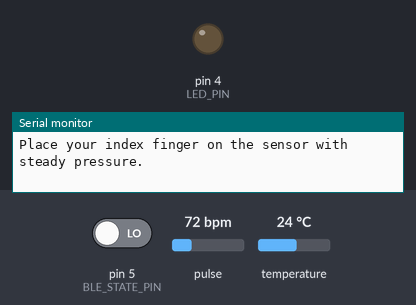
Simulated run of this sketch. Board: Arduino Uno, built with avr-gcc and run on an emulated ATmega328P. Parts: output pins drawn as LEDs (lit = HIGH), the last lines printed to the serial monitor. The test bench sets the inputs (shaded band); at power-on: pin 5 (BLE_STATE_PIN) LOW, pulse 72 bpm, temperature 24 °C.

Above: at 1.2 s.
1.3 s: pin 5 (BLE_STATE_PIN) driven HIGH
At 2.8 s:
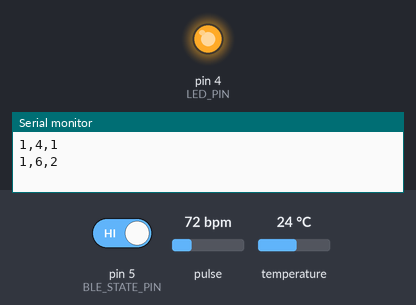
3.1 s: pin 5 (BLE_STATE_PIN) driven LOW
At 4.4 s:
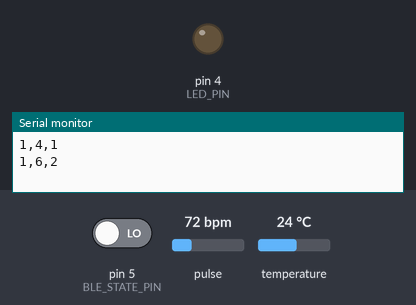
Timing chart, 0 to 6.1 s (numbered marks = the images above; inputs shaded):
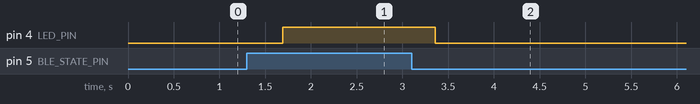

The sketch:

Main.ino
```cpp
#include "BleDevice.h"
#include "PulseData.h"
#include "PulseDevice.h"
BleDevice ble;
PulseDevice pulseDevice;

void setup()
{
  Serial.begin(9600);
  ble.begin();
  pulseDevice.begin();
}

void loop()
{
  pulseDevice.update();
  if(pulseDevice.isReady()){
    ble.sendData(pulseDevice.getData().serialized());
  }
}
```

BleDevice.cpp
```cpp
#include "BleDevice.h"
BleDevice::BleDevice(){
  blePort = new SoftwareSerial(8,9);
}
void BleDevice::begin(){
    pinMode(BLE_STATE_PIN, INPUT);
    pinMode(LED_PIN, OUTPUT);
    blePort->begin(9600);
}
void BleDevice::sendData(String data){
    if(digitalRead(BLE_STATE_PIN)){
      blePort->print(data);
      Serial.println(data);
      digitalWrite(LED_PIN, 1);
    }else{
      digitalWrite(LED_PIN, 0);
    }
}
```

BleDevice.h
```cpp
#ifndef BleDevice_h
#define BleDevice_h

#include <Arduino.h>
#include <SoftwareSerial.h>
#include <stdio.h>
#define BLE_STATE_PIN 5
#define LED_PIN 4

class BleDevice{
  private:
    SoftwareSerial *blePort;

  public:
    BleDevice();
    void sendData(String data);
    void begin();
};
#endif
```

PulseData.cpp
```cpp
#include "PulseData.h";

PulseData::PulseData(boolean _isTouched, int _beatAvg, int _tempAvg){
  isTouched = _isTouched;
  beatAvg = _beatAvg;
  tempAvg = _tempAvg;
}
String PulseData::serialized(){
  return String("")+isTouched+","+beatAvg+","+tempAvg;
}
```

PulseData.h
```cpp
#ifndef PulseData_h
#define PulseData_h

#include <Arduino.h>
#include <SoftwareSerial.h>
#include <stdio.h>
class PulseData{
    public:
      PulseData(boolean isTouched, int beatAvg, int tempAvg);
      boolean isTouched;
      int beatAvg;
      int tempAvg;
      String serialized();
};
#endif
```

PulseDevice.cpp
```cpp
#include "PulseDevice.h"

PulseDevice::PulseDevice(){

}

void PulseDevice::begin(){
  if (!particleSensor.begin(Wire, I2C_SPEED_FAST)) //Use default I2C port, 400kHz speed
  {
    Serial.println("MAX30105 was not found. Please check wiring/power. ");
    while (1);
  }
  Serial.println("Place your index finger on the sensor with steady pressure.");
  particleSensor.setup(); //Configure sensor with default settings
}

void PulseDevice::update(){
  if(pulseData != NULL){
    delete pulseData;
    pulseData = NULL;
  }
  long irValue = particleSensor.getIR();
  boolean isTouched = true;
  ready = false;
  if (irValue < 50000){
    isTouched = false;
  }
  if (checkForBeat(irValue) == true)
  {
    //We sensed a beat!
    long delta = millis() - lastBeat;
    lastBeat = millis();

    beatsPerMinute = 60 / (delta / 1000.0);

    if (beatsPerMinute < 255 && beatsPerMinute > 20)
    {
        float temperature = particleSensor.readTemperature();
        temps[rateSpot] = temperature;
        rates[rateSpot++] = (byte)beatsPerMinute; //Store this reading in the array
        rateSpot %= RATE_SIZE; //Wrap variable
        if(rateArrayIsFill()){
          beatAvg = 0;
          float tempAvg = 0.0;
          for (byte x = 0 ; x < RATE_SIZE ; x++){
               beatAvg += rates[x];
               tempAvg +=temps[x];
          }
          beatAvg /= RATE_SIZE;
          tempAvg /= RATE_SIZE;
          pulseData = new PulseData(isTouched,beatAvg,tempAvg);
          ready = true;
      }
    }
  }
}

boolean PulseDevice::isReady(){
  return ready;
}

PulseData PulseDevice::getData(){
  return (*pulseData);
}

void PulseDevice::resetArray(){
  for(int i = 0; i< RATE_SIZE; i++){
    rates[i] = -1;
  }
}

bool PulseDevice::rateArrayIsFill(){
  int numNotEmpty = 0;
  for(int i = 0; i< RATE_SIZE; i++){
    if(rates[i] != -1){
      numNotEmpty++;
    }
  }
  return numNotEmpty==RATE_SIZE;
}
```

PulseDevice.h
```cpp
#ifndef PulseDevice_h
#define PulseDevice_h

#include <Arduino.h>
#include <SoftwareSerial.h>
#include <stdio.h>
#include <Wire.h>
#include "MAX30105.h"
#include "heartRate.h"
#include "PulseData.h"

class PulseDevice{
  private:
    MAX30105 particleSensor;
    static const byte RATE_SIZE = 32; //Increase this for more averaging. 4 is good.
    byte rates[RATE_SIZE]; //Array of heart rate
    float temps[RATE_SIZE];
    byte rateSpot = 0;
    long lastBeat = 0; //Time at which the last beat occurred
    float beatsPerMinute;
    int beatAvg;
    boolean ready;
    PulseData *pulseData;
    void resetArray();
    bool rateArrayIsFill();
  public:
    PulseDevice();
    void begin();
    void update();
    boolean isReady();
    PulseData getData();
};
#endif
```

Measured:
- after the input at 1.3 s, pin 4 (LED_PIN): LOW → HIGH after 0.39 s
- after the input at 3.1 s, pin 4 (LED_PIN): HIGH → LOW after 0.26 s
